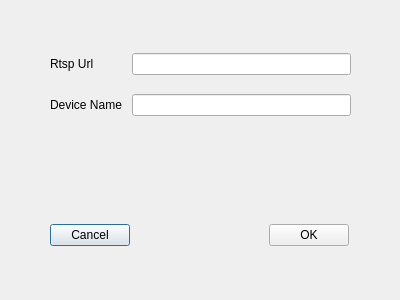
<?xml version="1.0" encoding="UTF-8"?>
<ui version="4.0">
 <class>add_Rtsp_Url</class>
 <widget class="QDialog" name="add_Rtsp_Url">
  <property name="geometry">
   <rect>
    <x>0</x>
    <y>0</y>
    <width>400</width>
    <height>300</height>
   </rect>
  </property>
  <property name="windowTitle">
   <string>Dialog</string>
  </property>
  <widget class="QWidget" name="gridLayoutWidget">
   <property name="geometry">
    <rect>
     <x>50</x>
     <y>40</y>
     <width>301</width>
     <height>91</height>
    </rect>
   </property>
   <layout class="QGridLayout" name="gridLayout">
    <item row="0" column="0">
     <widget class="QLabel" name="label_2">
      <property name="text">
       <string>Rtsp Url</string>
      </property>
     </widget>
    </item>
    <item row="1" column="0">
     <widget class="QLabel" name="label">
      <property name="text">
       <string>Device Name </string>
      </property>
     </widget>
    </item>
    <item row="0" column="1">
     <widget class="QLineEdit" name="m_rtspUrl"/>
    </item>
    <item row="1" column="1">
     <widget class="QLineEdit" name="m_deviceName"/>
    </item>
   </layout>
  </widget>
  <widget class="QWidget" name="horizontalLayoutWidget">
   <property name="geometry">
    <rect>
     <x>50</x>
     <y>210</y>
     <width>299</width>
     <height>51</height>
    </rect>
   </property>
   <layout class="QHBoxLayout" name="horizontalLayout">
    <item>
     <widget class="QPushButton" name="pB_Cancel">
      <property name="text">
       <string>Cancel</string>
      </property>
     </widget>
    </item>
    <item>
     <spacer name="horizontalSpacer">
      <property name="orientation">
       <enum>Qt::Horizontal</enum>
      </property>
      <property name="sizeHint" stdset="0">
       <size>
        <width>40</width>
        <height>20</height>
       </size>
      </property>
     </spacer>
    </item>
    <item>
     <widget class="QPushButton" name="pB_OK">
      <property name="text">
       <string>OK</string>
      </property>
     </widget>
    </item>
   </layout>
  </widget>
 </widget>
 <resources/>
 <connections/>
</ui>
